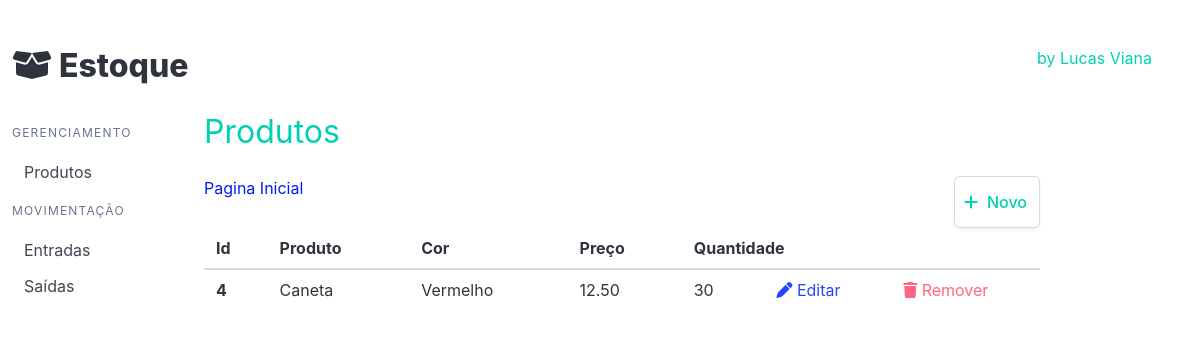
The app's page /produto/list_produto/ with its own data.
### produto/models.py (models this page shows, shortened)
class Produtos(models.Model):
    produto = models.CharField('Produto', max_length=200)
    cor = models.ForeignKey(Cores, on_delete=models.PROTECT, verbose_name='Cor')
    descricao = models.TextField('Descriçao', blank=True)
    quantidade = models.IntegerField('Quantidade', default=0)
    preco = models.DecimalField('Preço', decimal_places=2, max_digits=8, default=0)
    criado = models.DateTimeField('Criado em', auto_now_add=True)
    modificado = models.DateField('Modificado em', auto_now=True)
    class Meta:
        verbose_name = 'Produto'
        verbose_name_plural = 'Produtos'
        ordering = ['-produto']

class Cores(models.Model):
    cor = models.CharField('Cor', max_length=200)
    def __str__(self):
        return self.cor

### produto/views.py (the view)
# urls.py: path('list_produto/', list_produto, name='list_produto'),
def list_produto(request):
    produtos = Produtos.objects.all()
    template_name = 'list_produtos.html'
    context = { 'produtos': produtos, }
    return render(request, template_name, context)

### produto/templates/list_produtos.html
{% extends 'base.html' %}
{% block product %}
<h1 class="subtitle is-3 has-text-primary">
    Produtos
</h1>
<div>
    <nav class="navbar breadcrumb" aria-label="breadcrumbs">
        <ul>
            <li class="is-active"><a href="#">Pagina Inicial</a></li>
        </ul>
        <div class="navbar-end">
            <a class="button has-text-primary" href="{% url 'produto:new_produto' %}">
                <span class="icon is-small mr-1">
                    <i class="fa-solid fa-plus"></i>
                </span>
                Novo
            </a>
        </div>
    </nav>
</div>
<table class="table is-striped is-hoverable is-fullwidth">
    <thead>
        <tr>
            <th>Id</th>
            <th>Produto</th>
            <th>Cor</th>
            <th>Preço</th>
            <th>Quantidade</th>
            <th></th>
        </tr>
    </thead>
    <tbody> {% for produto in produtos %}<tr>
            <th>{{ produto.id }}</th>
            <td>{{ produto.produto }}</td>
            <td>{{ produto.cor }}</td>
            <td>{{ produto.preco }}</td>
            <td class="is-flex justify-content is-justify-content-space-between">
                {{ produto.quantidade }}
                    <a href="{% url 'produto:update_produto' produto.id%}">
                        <i class="fa-solid fa-pen"></i>
                        Editar
                    </a>
                    <a class ="has-text-danger" href="{% url 'produto:delete_produto' produto.id%}">
                        <i class="fa-solid fa-trash"></i>
                        Remover
                    </a>
            </td>
            <td></td>
        </tr> {% endfor %} </tbody>
</table>
{% endblock %}

### records on screen
Produtos: id "4", produto "Caneta", cor "Vermelho", preco "12.50", quantidade "30"
